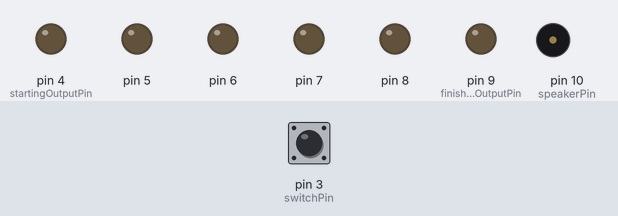
A sketch run on a simulated Arduino Uno, built with avr-gcc and run on an emulated ATmega328P. On the bench: output pins drawn as LEDs (lit = HIGH), buzzer (waves = sounding). The test bench sets the inputs (shaded band); at power-on: pin 3 (switchPin) LOW. What the sketch prints to the serial monitor is not drawn.

Above: at 1.2 s.
1.3 s: pin 3 (switchPin) pulled HIGH for 0.15 s
At 1.7 s:
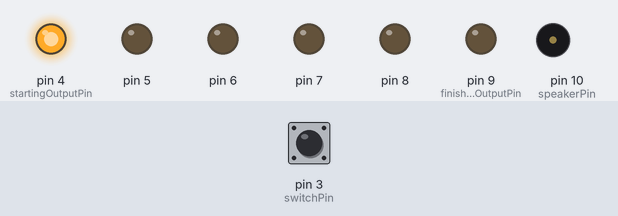
4.4 s: pin 3 (switchPin) pulled HIGH for 1 s
At 4.45 s:
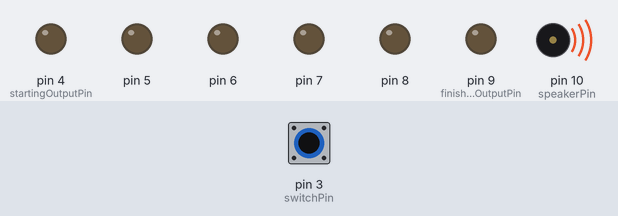
6.9 s: pin 3 (switchPin) pulled HIGH for 0.15 s
At 7.9 s:
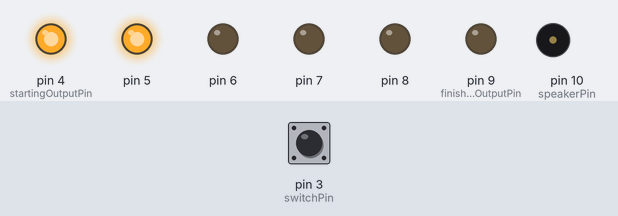
10.0 s: pin 3 (switchPin) pulled HIGH for 3.2 s
At 11.4 s:
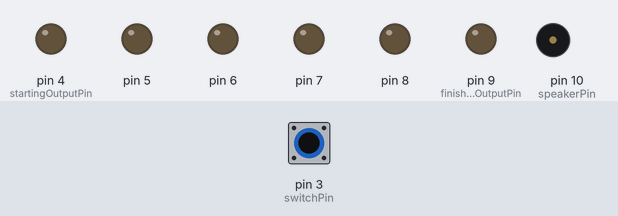
14.7 s: pin 3 (switchPin) pulled HIGH for 0.15 s
At 16.3 s:
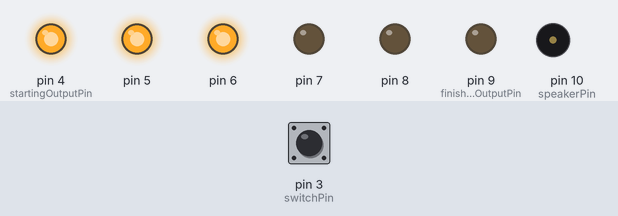
Timing chart, 0 to 21.8 s (numbered marks = the images above; inputs shaded):
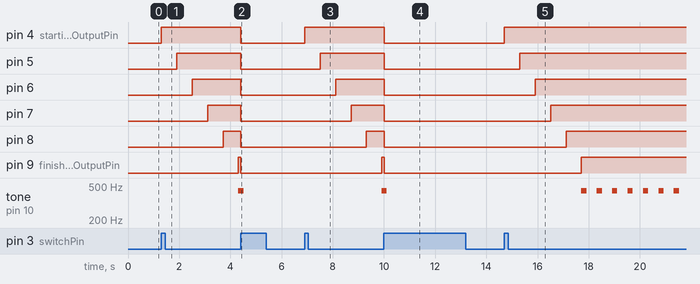

The sketch:

reloj_arena_con_melodia_UwU.ino
```cpp
// Nombre: Albitah
// Fecha: 23/2/2021


//Este programa es una modificación del Reloj digital (proyecto del starter kit). También usa el KillSwitch

  // Al pulsar el botón comienza a encender los leds. Al volver a pulsarlo, se apagan. Ignora el tiempo que se esté puldando


// tone(numerodePin(10), 440, 200);

int notes[] = {440, 200};
// constante del pin del botón.
const int switchPin = 3;
const int startingOutputPin = 4; // variable para guardar el primer pin a activar.
const int finishingOutputPin = 9;  //constante para guardar el último pin a activar.
const int speakerPin =10;


unsigned long previousTime = 0; // store the last time an LED was updated
unsigned long currentTime = 0; // store the current time
int switchState = 0; // the current switch state

bool shouldLightPins = false;
bool isTheButtonBeingPressed = false;

int currentPin = startingOutputPin; // en esta variable guardamos el valor del pin que queremos activar

// 600000 = 10 minutes in milliseconds
long interval = 600; // interval at which to light the next LED

void setup() {
  // utilizamos un bucle for para iniciar los leds
  for (int x = startingOutputPin; x <= finishingOutputPin; x++) {
    pinMode(x, OUTPUT);
  }
  pinMode(speakerPin, OUTPUT);
  // Pin del botón como input
  pinMode(switchPin, INPUT);
  // Iniciamos la comunicación con el ordenador por si necesitamos resolver cualquier error.
  Serial.begin(9600);
}

void loop() {
  checkButton();
  if (shouldLightPins) {
    lightPins();
  }
  else {
    turnOffSequence();
  }

}

void lightPins() {
  // Miramos la hora y la guardamos
  currentTime = millis();

  // Comparamos la hora con la "hora anterior" y revisamos si ha pasado tiempo suficiente (interval)
  if (currentTime - previousTime > interval) {
    // Si ya ha pasado el tiempo de intervalo, decimos que la última vez que se activó esto es ahora
    previousTime = currentTime;
    // encendemos el pin que le toca
    digitalWrite(currentPin, HIGH);
    // aumentamos la variable del pin para que luego le toque al siguiente pin
    currentPin++;
    // En caso de que se exceda el límite de los pines, se queda automáticamente en el número +1 para evitar errores y reinicios extraños
    if (currentPin > finishingOutputPin) {
      tone(speakerPin, 440,200);
      currentPin = finishingOutputPin;
    }
  }
}

void checkButton() {
  // leemos el botón y lo guardamos en switchtate
  switchState = digitalRead(switchPin);
  Serial.println(switchState);
  if (switchState == HIGH) {
    if (isTheButtonBeingPressed == false) {
      shouldLightPins = !shouldLightPins;
      isTheButtonBeingPressed = true;
    }
  }
  else {
    isTheButtonBeingPressed = false;
  }
}

void turnOffSequence() {
      for (int x = startingOutputPin; x <= finishingOutputPin; x++) {
       digitalWrite(x, LOW);
      }
      // la variable del led la mandamos al inicio
      currentPin = startingOutputPin;
      //reset the timer
      previousTime = currentTime;
}
```

Measured:
- after the input at 1.3 s, pin 4 (startingOutputPin): LOW → HIGH at once; pin 5: LOW → HIGH after 0.61 s; pin 6: LOW → HIGH after 1.2 s; pin 7: LOW → HIGH after 1.8 s; pin 8: LOW → HIGH after 2.4 s
- after the input at 4.4 s, pin 4 (startingOutputPin), pin 5–8, pin 9 (finishingOutputPin): HIGH → LOW at once; tone on pin 10 (speakerPin): goes on until 4.5 s, then stays silent
- after the input at 6.9 s, pin 4 (startingOutputPin): LOW → HIGH at once; pin 5: LOW → HIGH after 0.61 s; pin 6: LOW → HIGH after 1.2 s; pin 7: LOW → HIGH after 1.8 s; pin 8: LOW → HIGH after 2.4 s
- after the input at 10.0 s, pin 4 (startingOutputPin), pin 5–8, pin 9 (finishingOutputPin): HIGH → LOW at once; tone on pin 10 (speakerPin): goes on until 10.1 s, then stays silent
- after the input at 14.7 s, pin 4 (startingOutputPin): LOW → HIGH at once; pin 5: LOW → HIGH after 0.61 s; pin 6: LOW → HIGH after 1.2 s; pin 7: LOW → HIGH after 1.8 s; pin 8: LOW → HIGH after 2.4 s
